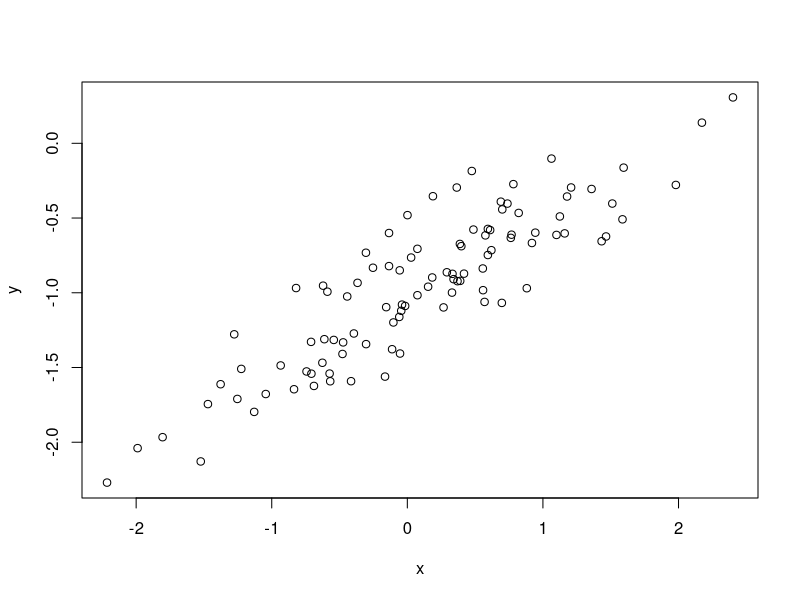
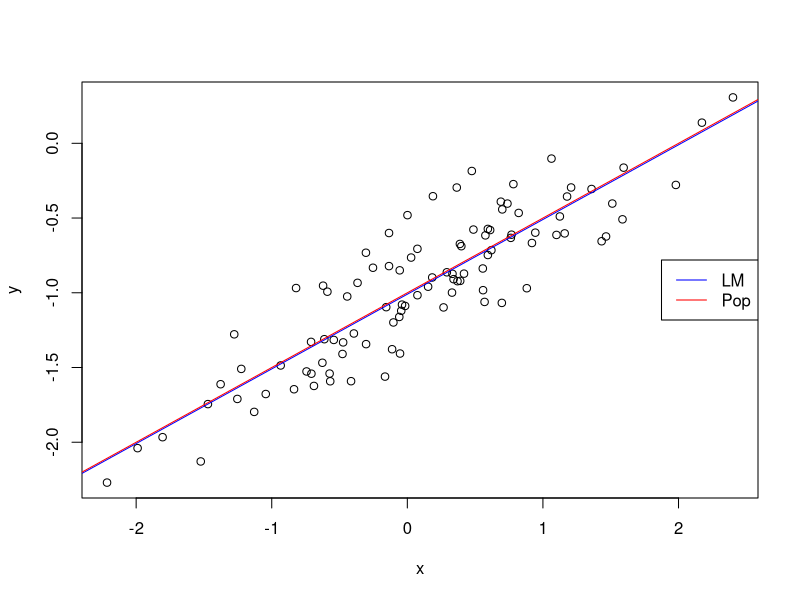
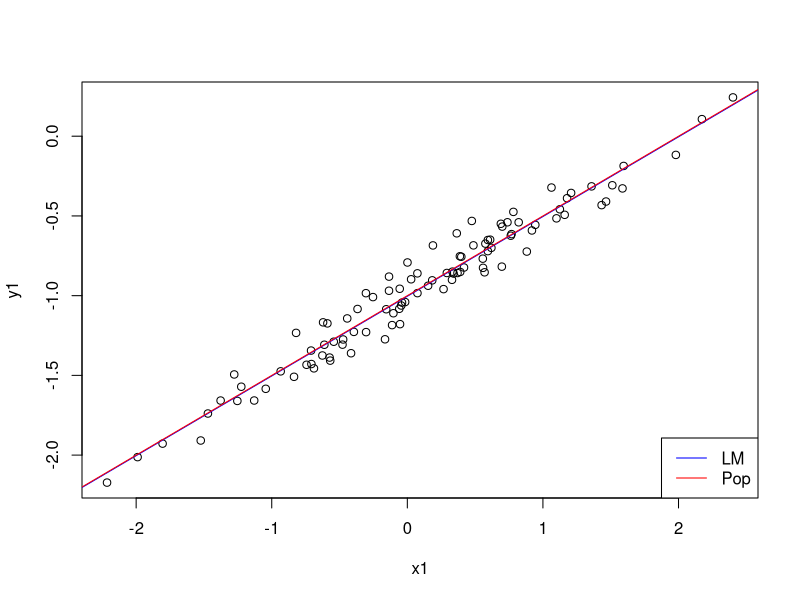
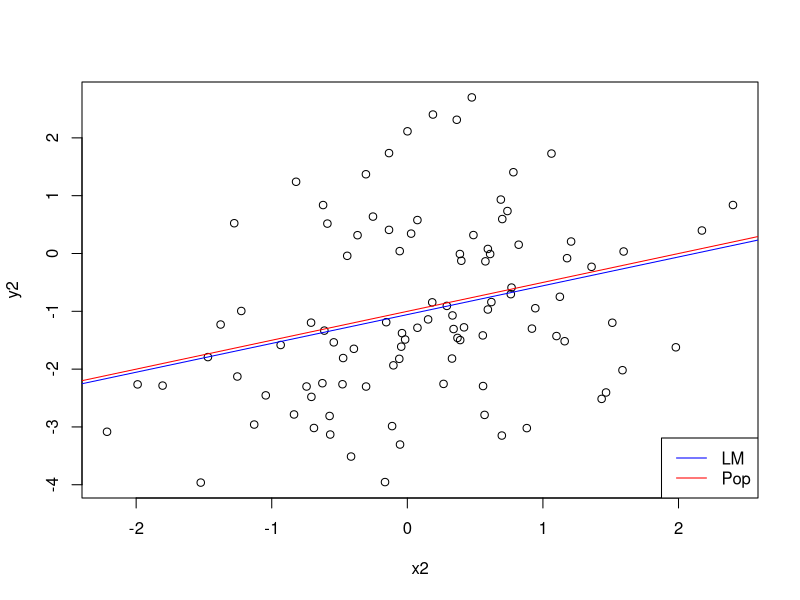

These figures' R source, in order:
## ---- chunk 1
set.seed(1)

# a)
x <- rnorm(100)
## ---- chunk 2
# b)
eps <- rnorm(100, mean = 0, sd = 0.25)
## ---- chunk 3
# c)
y <- -1 + 0.5 * x + eps
length(y)
## ---- chunk 4
# d)
plot(x, y)
## ---- chunk 5
# e)
yhat <- lm(y ~ x)
## ---- chunk 6
# f)
plot(x, y)
abline(yhat, col = 'blue')
abline(-1, 0.5, col = 'red')
legend('right', c('LM', 'Pop'), col = c('blue', 'red'), lty = c(1, 1))
## ---- chunk 7
# g)
yhatPoly <- lm(y ~ poly(x, 2))

nova1 <- anova(yhat, yhatPoly)
## ---- chunk 8
# h)
set.seed(1)

x1 <- rnorm(100)
eps1 <- rnorm(100, mean = 0, sd = 0.1)
y1 <- -1 + 0.5 * x1 + eps1

yhat1 <- lm(y1 ~ x1)

plot(x1, y1)
abline(yhat1, col = 'blue')
abline(-1, 0.5, col = 'red')
legend('bottomright', c('LM', 'Pop'), col = c('blue', 'red'), lty = c(1, 1))
## ---- chunk 9
# i)

set.seed(1)

x2 <- rnorm(100)
eps2 <- rnorm(100, mean = 0, sd = 1.5)
y2 <- -1 + 0.5 * x2 + eps2

yhat2 <- lm(y2 ~ x2)

plot(x2, y2)
abline(yhat2, col = 'blue')
abline(-1, 0.5, col = 'red')
legend('bottomright', c('LM', 'Pop'), col = c('blue', 'red'), lty = c(1, 1))
## ---- chunk 10
# j)
origCI <- confint(yhat)
lessNCI <- confint(yhat1)
moreNCI <- confint(yhat2)

origCI
lessNCI
moreNCI
